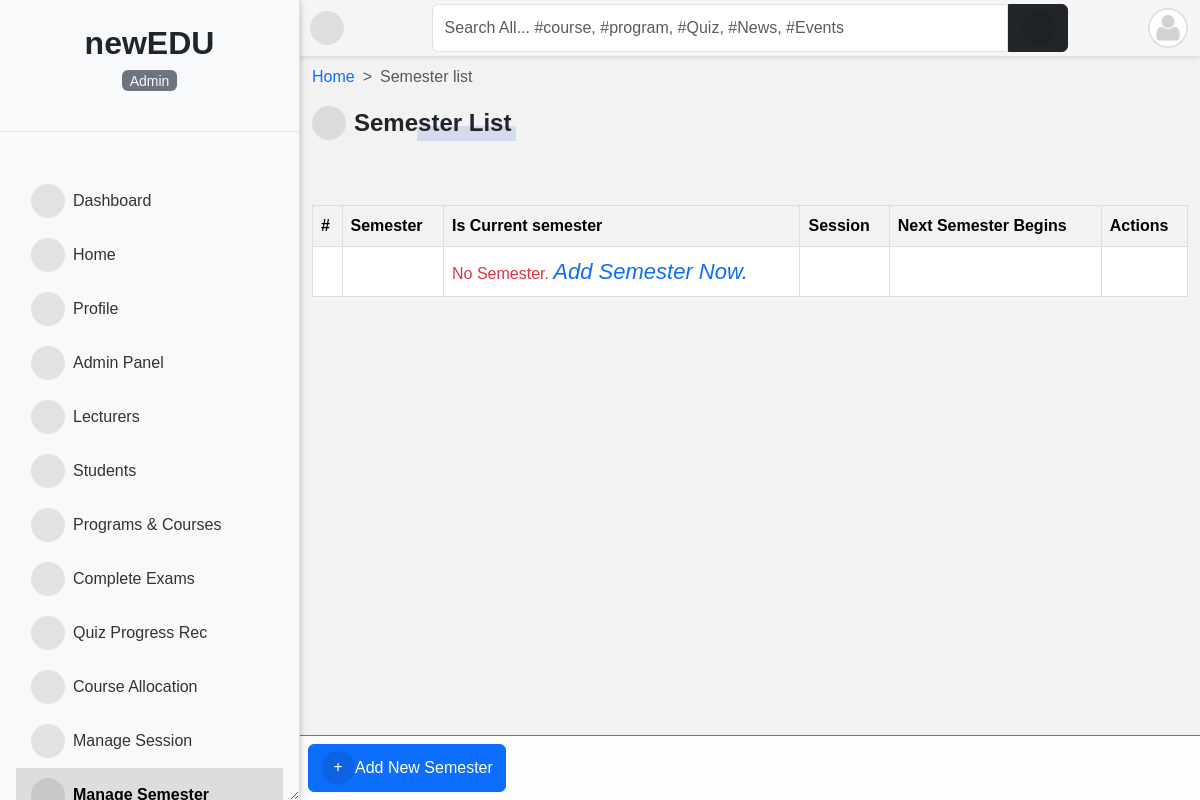
Page /uk/semester/ (signed in) on the earlier database version.
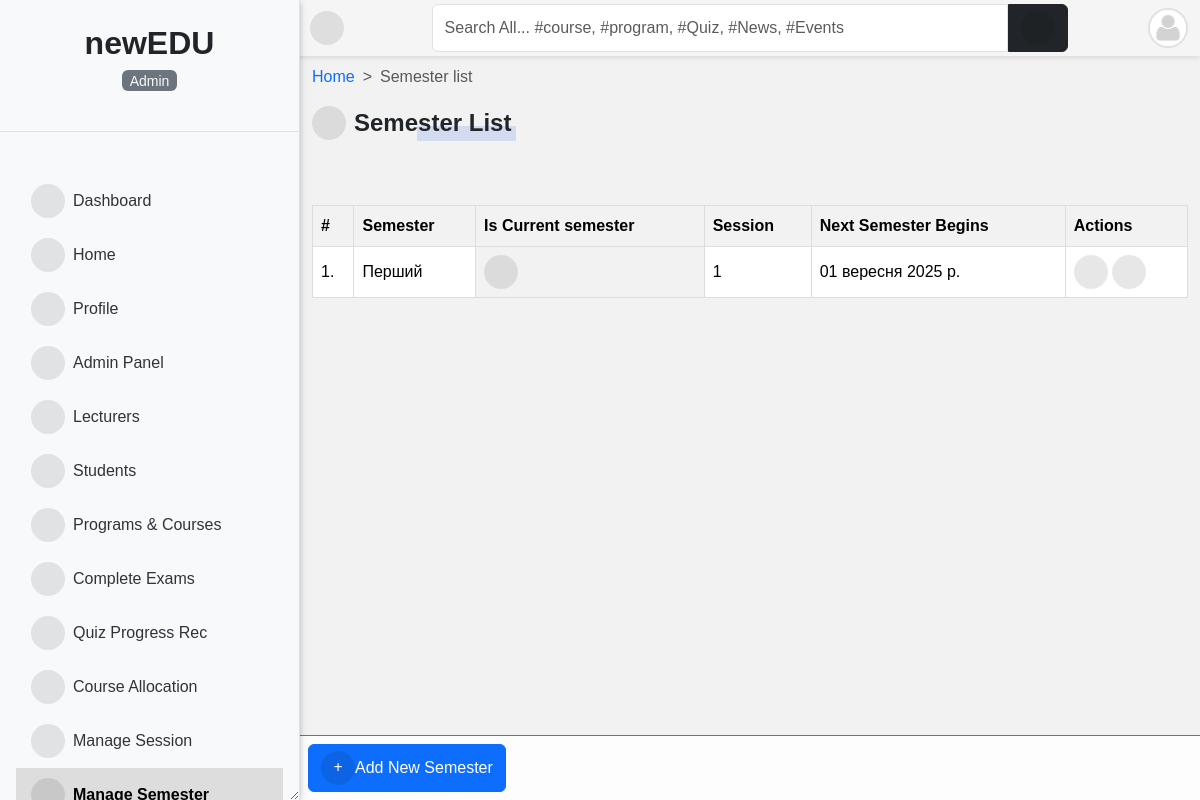
Same page on the later database version.
### core/models.py (models this page shows, shortened)
class Semester(models.Model):
    semester = models.CharField(max_length=10, choices=SEMESTER, blank=True)
    is_current_semester = models.BooleanField(default=False, blank=True, null=True)
    session = models.ForeignKey(
        Session, on_delete=models.CASCADE, blank=True, null=True
    )
    next_semester_begins = models.DateField(null=True, blank=True)

class Session(models.Model):
    session = models.CharField(max_length=200, unique=True)
    is_current_session = models.BooleanField(default=False, blank=True, null=True)
    next_session_begins = models.DateField(blank=True, null=True)
    def __str__(self):
        return f"{self.session}"

### accounts/decorators.py (the view)
    def wrapper(request, *args, **kwargs):
        if test_func(request.user):
            return function(request, *args, **kwargs) if function else None
        return redirect(redirect_to)

### accounts/models.py (called while the page is built)
    @property
    def get_user_role(self):
        if self.is_superuser:
            role = _("Admin")
        elif self.is_student:
            role = _("Student")
        elif self.is_lecturer:
            role = _("Lecturer")
        elif self.is_parent:
            role = _("Parent")
        return role

### core/views.py (called while the page is built)
@login_required
@lecturer_required
def semester_list_view(request):
    semesters = Semester.objects.all().order_by("-is_current_semester", "-semester")
    return render(request, "core/semester_list.html", {"semesters": semesters})

### templates/core/semester_list.html (shortened to what this page needs)
{% extends 'base.html' %}
{% load i18n %}
{% block content %}
<nav style="--bs-breadcrumb-divider: '>';" aria-label="breadcrumb">
    <ol class="breadcrumb">
      <li class="breadcrumb-item"><a href="/">{% trans 'Home' %}</a></li>
      <li class="breadcrumb-item active" aria-current="page">{% trans 'Semester list' %}</li>
    </ol>
</nav>
{% if request.user.is_superuser %}
<div class="manage-wrap">
    <a class="btn btn-primary" href="{% url 'add_semester' %}"><i class="fas fa-plus"></i>{% trans 'Add New Semester' %}</a>
</div>
{% endif %}
<div class="title-1"><i class="fas fa-calendar-alt"></i>{% trans 'Semester List' %}</div>
<div class="table-responsive table-shadow p-0 mt-5">
    <table class="table">
        <thead>
            <tr>
                <th>#</th>
                <th> {% trans 'Semester' %} </th>
                <th> {% trans 'Is Current semester' %} </th>
                <th> {% trans 'Session' %} </th>
                <th> {% trans 'Next Semester Begins' %} </th>
                {% if request.user.is_superuser %}
                <th> {% trans 'Actions' %} </th>
                {% endif %}
            </tr>
        </thead>
        <tbody>
            {% for semester in semesters %}
            <tr>
                <td> {{ forloop.counter }}.</td>
                <td>{{ semester.semester }}</td>
                <th>
                    {% if semester.is_current_semester == False %}
                    <i class="fas fa-times-circle fa-1-5x danger"></i>
                    {% else %}
                    <i class="fas fa-check-circle fa-1-5x"></i>
                    {% endif %}
                </th>
                <td>{{ semester.session }}</td>
                <td>{{ semester.next_semester_begins }}</td>
                {% if request.user.is_superuser %}
                <td>
                    <div class="update-delete">
                        <a href="{% url 'edit_semester' pk=semester.pk %}" class="update" title="{% trans 'Edit' %}"><i
                                class="fas fa-pencil-alt"></i></a>
                        <a href="{% url 'delete_semester' pk=semester.pk %}" class="delete" title="{% trans 'Delete' %}"><i
                                class="fas fa-trash-alt"></i></a>
                    </div>
                </td>
                {% endif %}
                {% empty %}
            <tr>
                <td></td>
                <td></td>
                <td>
                    <span class="text-danger">
                        {% trans 'No Semester.' %}
                        {% if request.user.is_superuser %}
                        <a href="{% url 'add_semester' %}">
                            <i class="primary" style="font-size: 22px;">
                                {% trans 'Add Semester Now.' %}
                            </i>
                            {% endif %}
                        </a>
                    </span>
                </td>
                <td></td>
                <td></td>
                <td></td>
            </tr>
            {% endfor %}
        </tbody>
    </table>
</div>
{% endblock content %}

Differences in the rows shown:
added Semester: semester "Перший", is_current_semester True (drawn), session "1", next_semester_begins "01 вересня 2025 р."
Other differences:
text no longer shown: "No Semester. Add Semester Now."
